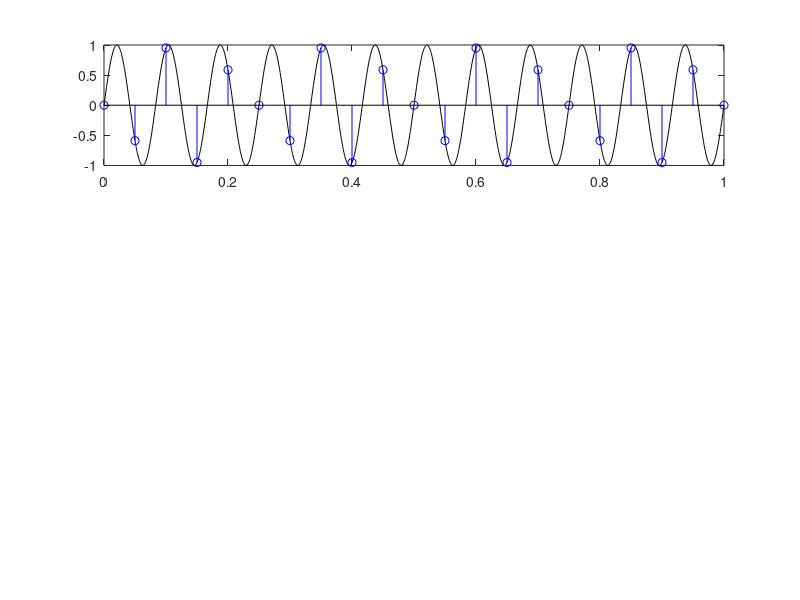

Write the MATLAB code that produced this figure. (Note: this script raises an error after producing the figure.)
close all % closes all open figures

f = [12,21,32]; % different f0 from problem
f_a = [-8,1,-8];
t = 0:0.001:1; 
t_s = 0:0.05:1; % times that get sampled
for k = 1:3
    subplot(3,1,k);
    x = @(t) sin(2*pi*f(k).*t); % create anonymous function of frequency F0
    plot(t,x(t),'k'); hold on; stem(t_s,x(t_s),'b');
    title("Actual x(t) vs sampled x(t) with apparent frequency " + f_a(k) +"Hz");
end






